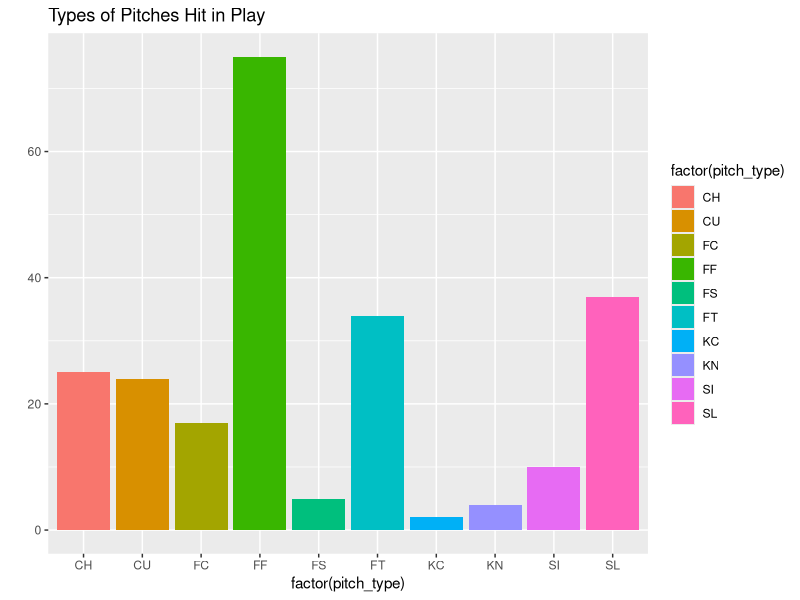
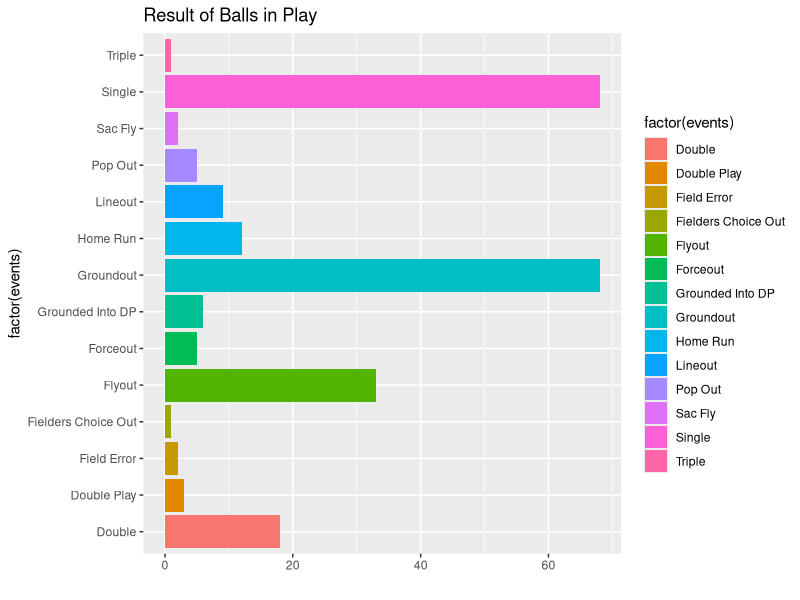
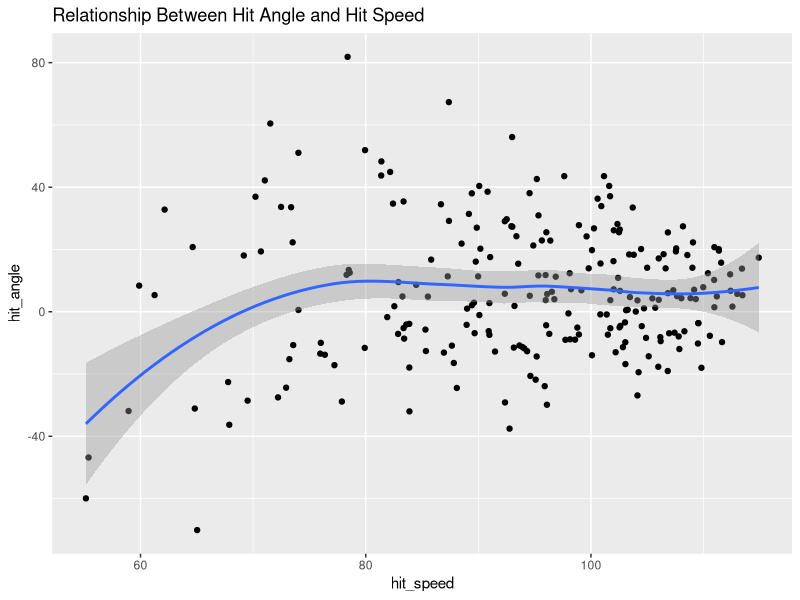
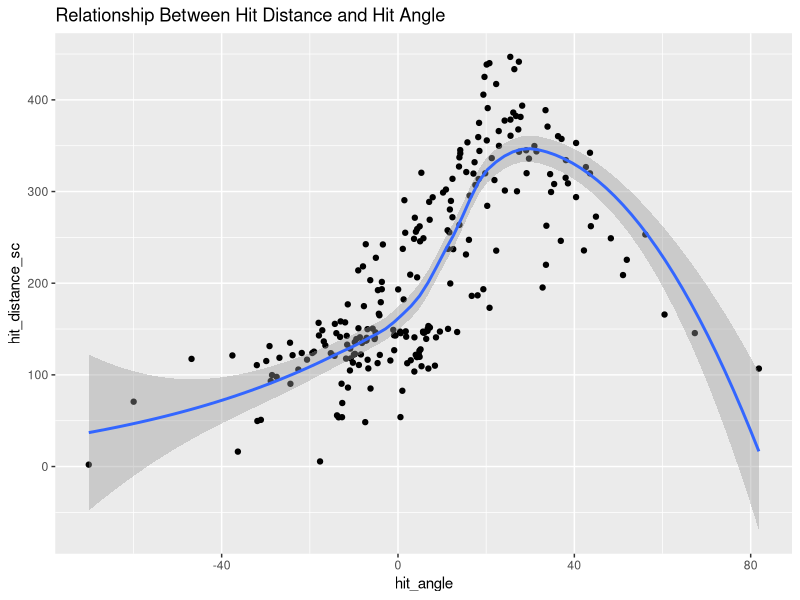
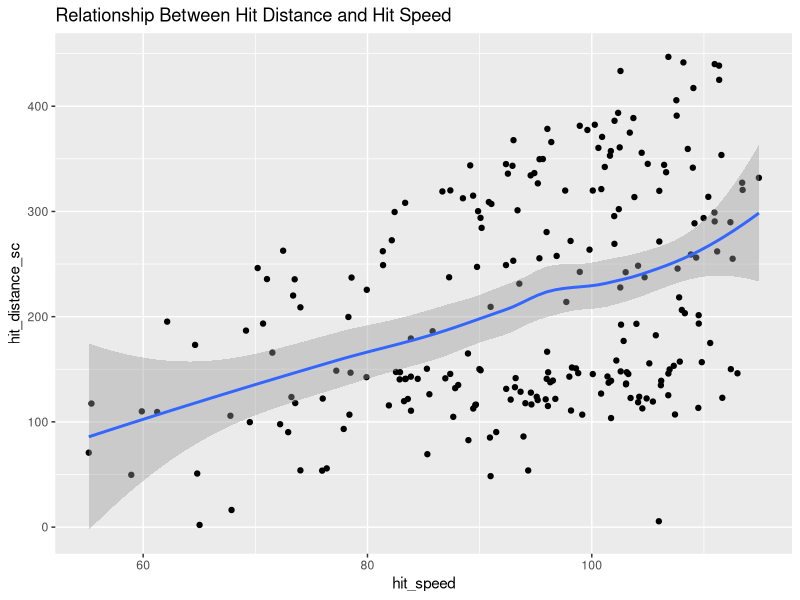
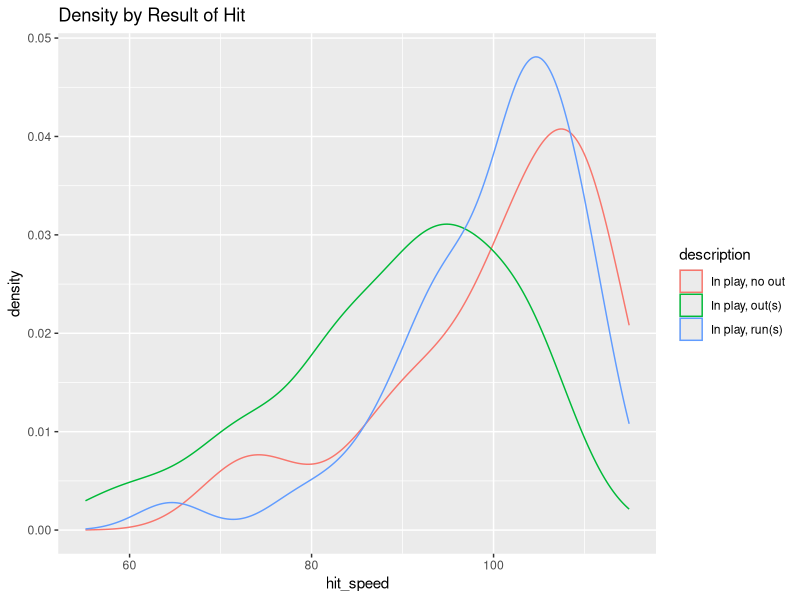
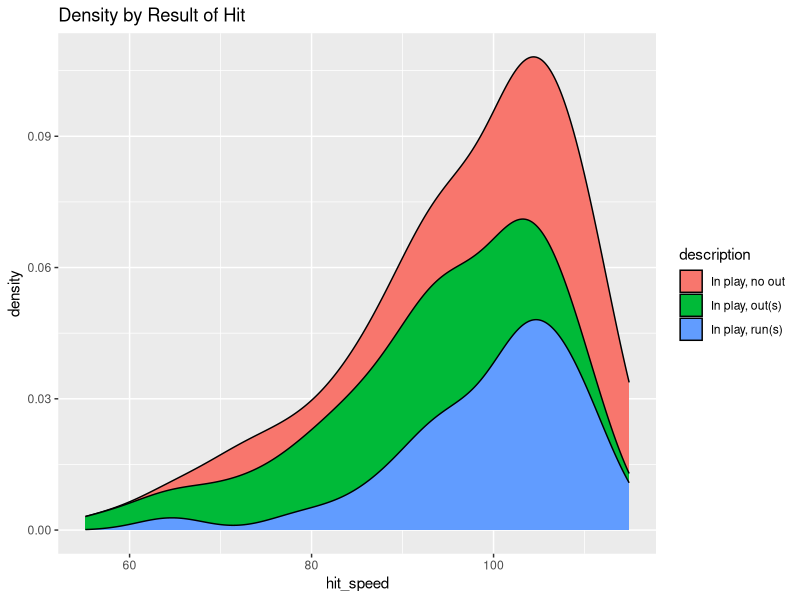
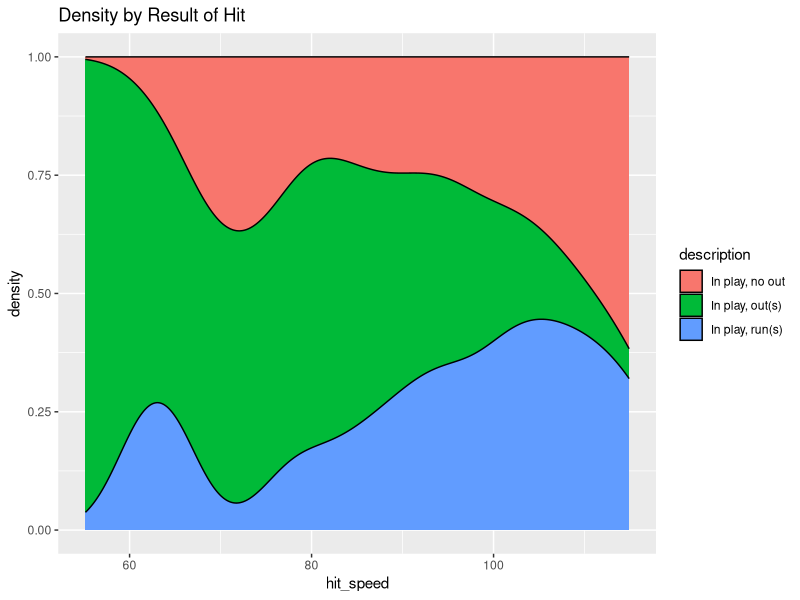

The R script that drew these images, in order:
##Read in CSV and inspect data
hosmer <- read.csv("hosmer_stats_updated.csv")
summary(hosmer)

##Bar charts of selected variables
library(ggplot2)
qplot(factor(pitch_type), data=hosmer, geom="bar", fill=factor(pitch_type)) +
  ggtitle("Types of Pitches Hit in Play")

qplot(factor(events), data=hosmer, geom="bar", fill=factor(events)) +
  ggtitle("Result of Balls in Play") + coord_flip()

##Pitch type analysis
#Let's run a chi-squared test to see if hit location depends on pitch type
table1 <- table(hosmer$pitch_type, hosmer$hit_location)
table1
chisq.test(table1)

##Let's look at hit distance, speed, and angle
#First, let's inspect means and standard deviations by pitch type for hit distance, speed, and angle
tapply(hosmer$hit_distance_sc, hosmer$pitch_type, mean)
tapply(hosmer$hit_distance_sc, hosmer$pitch_type, sd)
tapply(hosmer$hit_speed, hosmer$pitch_type, mean)
tapply(hosmer$hit_speed, hosmer$pitch_type, sd)
tapply(hosmer$hit_angle, hosmer$pitch_type, mean)
tapply(hosmer$hit_angle, hosmer$pitch_type, sd)

#Plot lowess lines to explore the relationship between variables
ggplot(hosmer, aes(x=hit_speed, y=hit_angle)) +
  geom_point() +    
  geom_smooth() + ggtitle("Relationship Between Hit Angle and Hit Speed")

ggplot(hosmer, aes(x=hit_angle, y=hit_distance_sc)) +
  geom_point(shape=19) +    
  geom_smooth() + ggtitle("Relationship Between Hit Distance and Hit Angle")

ggplot(hosmer, aes(x=hit_speed, y=hit_distance_sc)) +
  geom_point(shape=19) +    
  geom_smooth() + ggtitle("Relationship Between Hit Distance and Hit Speed")

#Let's look at different styles of density plots for the result of balls put in play
ggplot(hosmer, aes(hit_speed, colour = description)) +
  geom_density() + ggtitle("Density by Result of Hit")

ggplot(hosmer, aes(hit_speed, fill = description)) +
  geom_density(position="stack") + ggtitle("Density by Result of Hit")

ggplot(hosmer, aes(hit_speed, fill = description)) +
  geom_density(position="fill") + ggtitle("Density by Result of Hit")

#Viloin plot of hit speed by type of pitch
g<-ggplot(hosmer, aes(x=pitch_type, y=hit_speed))
g + geom_violin(alpha=0.5, color="gray")+geom_jitter(alpha=0.5, aes(color=pitch_type),
                                                     position = position_jitter(width = 0.1))+ 
  coord_flip() + ggtitle("Hit Speed by Pitch Type")

##Segment pitch break length into quartiles and see how Hosmer handles pitches with greater break
library(data.table)
setDT(hosmer)
hosmer[,quartile:=cut(break_length,
                      breaks=quantile(break_length,probs=seq(0,1,by=1/4)),
                      labels=1:4,right=F)]

#Hit speed histograms faceted by break length
ggplot(hosmer, aes(hit_speed, fill = quartile)) +
  geom_histogram(binwidth = 10) + facet_wrap(~ quartile) +
  ggtitle("Hit Speed by Quartile of Pitch Break Length")

#Let's look at some specific scenarios
aggregate(hit_distance_sc ~ pitch_type + inning, data = hosmer, mean)
aggregate(hit_distance_sc ~ pitch_type + inning, data = hosmer, length)

hosmer$outs_when_up <- as.factor(as.numeric(hosmer$outs_when_up))
aggregate(hit_distance_sc ~ pitch_type + inning + outs_when_up, data = hosmer, mean)
aggregate(hit_distance_sc ~ pitch_type + inning + outs_when_up, data = hosmer, length)

#Let's look at the impact of the count
hosmer$balls <- as.factor(as.integer(hosmer$balls))
hosmer$strikes <- as.factor(as.integer(hosmer$strikes))

ggplot(hosmer, aes(hit_speed, fill = balls)) +
  geom_density(position="fill") + ggtitle("Hit Speed by Number of Balls")

ggplot(hosmer, aes(hit_speed, fill = strikes)) +
  geom_density(position="fill") + ggtitle("Hit Speed by Number of Strikes")

ggplot(hosmer, aes(hit_angle, fill = balls)) +
  geom_density(position="fill") + ggtitle("Hit Angle by Number of Balls")

ggplot(hosmer, aes(hit_angle, fill = strikes)) +
  geom_density(position="fill") + ggtitle("Hit Angle by Number of Strikes")

ggplot(hosmer, aes(hit_distance_sc, fill = balls)) +
  geom_density(position="fill") + ggtitle("Hit Distance by Number of Balls")

ggplot(hosmer, aes(hit_distance_sc, fill = strikes)) +
  geom_density(position="fill") + ggtitle("Hit Distance by Number of Strikes")

aggregate(hit_distance_sc ~ strikes + inning + outs_when_up, data = hosmer, mean)
aggregate(hit_distance_sc ~ strikes + inning + outs_when_up, data = hosmer, length)

#Lastly, let's do a k-means cluster of hit distance, speed, and angle
#Start by selecting the desired columns and scaling the data
library(dplyr)
hosmer1 <- subset(hosmer, select = c(54, 55, 56))

hosmer2 <- scale(hosmer1)
head(hosmer2)

#Elbow plot to determine the number of clusters
hosmer2 <- scale(hosmer2)
wss <- (nrow(hosmer2)-1)*sum(apply(hosmer2,2,var))
for (i in 2:15) wss[i] <- sum(kmeans(hosmer2,
                                     centers=i)$withinss)
plot(1:15, wss, type="b", xlab="Number of Clusters",
     ylab="Within groups sum of squares", main = "Elbow Plot for No. of Clusters")

#K-Means cluster with k=3
set.seed(600)
fit1 <- kmeans(hosmer2, 3) 
hosmer3 <- data.frame(hosmer1, fit1$cluster) 
hosmer <- data.frame(hosmer, fit1$cluster) 
head(hosmer3, 5)

#Look at appended clusters in full and stripped down datasets
cluster1 <- hosmer3[which(hosmer3$fit1.cluster=='1'),]
cluster2 <- hosmer3[which(hosmer3$fit1.cluster=='2'),]   
cluster3 <- hosmer3[which(hosmer3$fit1.cluster=='3'),]
summary(cluster1)
summary(cluster2)
summary(cluster3)

cluster1a <- hosmer[which(hosmer$fit1.cluster=='1'),]
cluster2a <- hosmer[which(hosmer$fit1.cluster=='2'),]   
cluster3a <- hosmer[which(hosmer$fit1.cluster=='3'),]
summary(cluster1a)
summary(cluster2a)
summary(cluster3a)

#PCA plot of clusters
library(cluster)
set.seed(500)
clusplot(hosmer2, fit1$cluster, color=TRUE, shade=TRUE,
         labels=2, lines=0, main = "PCA Plot of K-Means Cluster")
